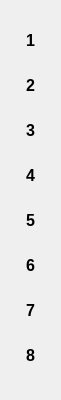
    <widget class="QGroupBox" name="horizontal8x8">
     <property name="geometry">
      <rect>
       <x>30</x>
       <y>50</y>
       <width>61</width>
       <height>400</height>
      </rect>
     </property>
     <property name="styleSheet">
      <string notr="true">border:none
</string>
     </property>
     <property name="title">
      <string/>
     </property>
     <layout class="QVBoxLayout" name="verticalLayout_2">
      <item>
       <widget class="QPushButton" name="one_3">
        <property name="font">
         <font>
          <pointsize>12</pointsize>
          <weight>75</weight>
          <bold>true</bold>
         </font>
        </property>
        <property name="styleSheet">
         <string notr="true">border:none</string>
        </property>
        <property name="text">
         <string>1</string>
        </property>
       </widget>
      </item>
      <item>
       <widget class="QPushButton" name="two_3">
        <property name="font">
         <font>
          <pointsize>12</pointsize>
          <weight>75</weight>
          <bold>true</bold>
         </font>
        </property>
        <property name="styleSheet">
         <string notr="true">border:none</string>
        </property>
        <property name="text">
         <string>2</string>
        </property>
       </widget>
      </item>
      <item>
       <widget class="QPushButton" name="three_3">
        <property name="font">
         <font>
          <pointsize>12</pointsize>
          <weight>75</weight>
          <bold>true</bold>
         </font>
        </property>
        <property name="styleSheet">
         <string notr="true">border:none</string>
        </property>
        <property name="text">
         <string>3</string>
        </property>
       </widget>
      </item>
      <item>
       <widget class="QPushButton" name="four_3">
        <property name="font">
         <font>
          <pointsize>12</pointsize>
          <weight>75</weight>
          <bold>true</bold>
         </font>
        </property>
        <property name="styleSheet">
         <string notr="true"/>
        </property>
        <property name="text">
         <string>4</string>
        </property>
       </widget>
      </item>
      <item>
       <widget class="QPushButton" name="five_3">
        <property name="font">
         <font>
          <pointsize>12</pointsize>
          <weight>75</weight>
          <bold>true</bold>
         </font>
        </property>
        <property name="styleSheet">
         <string notr="true"/>
        </property>
        <property name="text">
         <string>5</string>
        </property>
       </widget>
      </item>
      <item>
       <widget class="QPushButton" name="six_3">
        <property name="font">
         <font>
          <pointsize>12</pointsize>
          <weight>75</weight>
          <bold>true</bold>
         </font>
        </property>
        <property name="styleSheet">
         <string notr="true"/>
        </property>
        <property name="text">
         <string>6</string>
        </property>
       </widget>
      </item>
      <item>
       <widget class="QPushButton" name="pushButton">
        <property name="font">
         <font>
          <pointsize>12</pointsize>
          <weight>75</weight>
          <bold>true</bold>
         </font>
        </property>
        <property name="text">
         <string>7</string>
        </property>
       </widget>
      </item>
      <item>
       <widget class="QPushButton" name="pushButton_2">
        <property name="font">
         <font>
          <pointsize>12</pointsize>
          <weight>75</weight>
          <bold>true</bold>
         </font>
        </property>
        <property name="text">
         <string>8</string>
        </property>
       </widget>
      </item>
     </layout>
    </widget>
